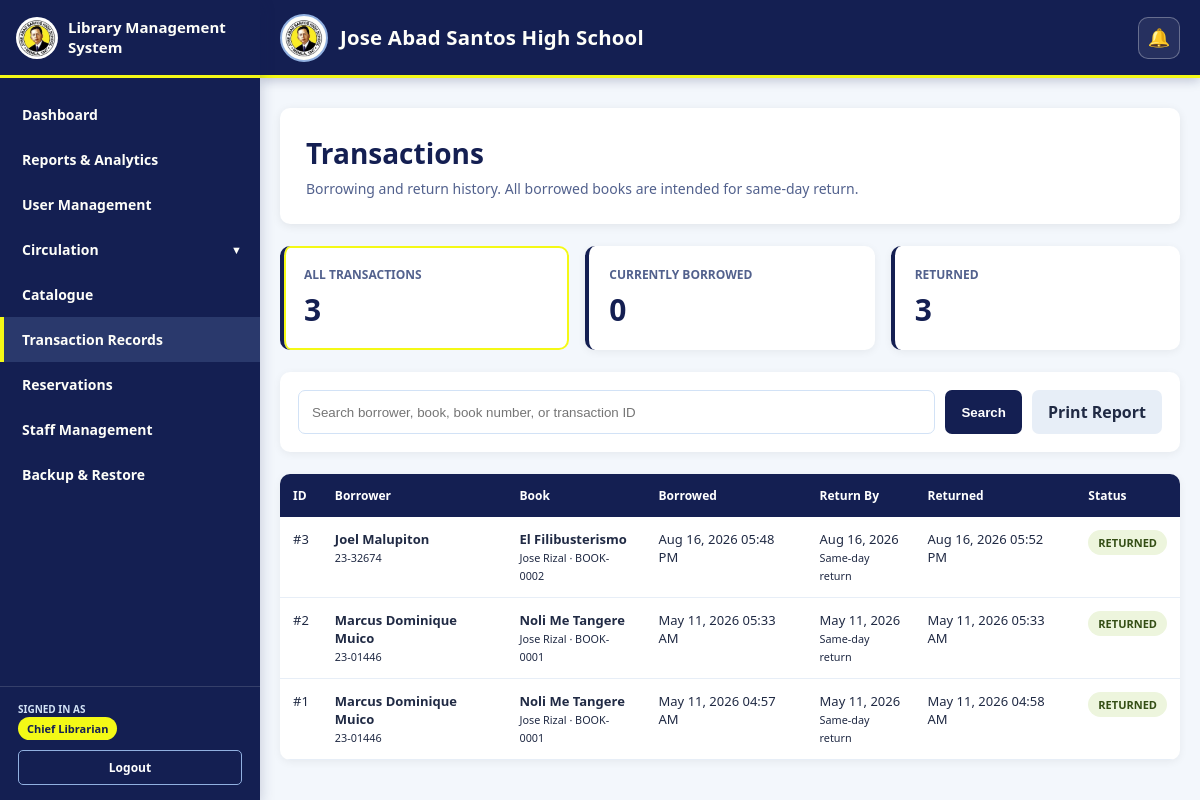
/admin/transactions.php (signed in), run on an earlier commit of the app's database.
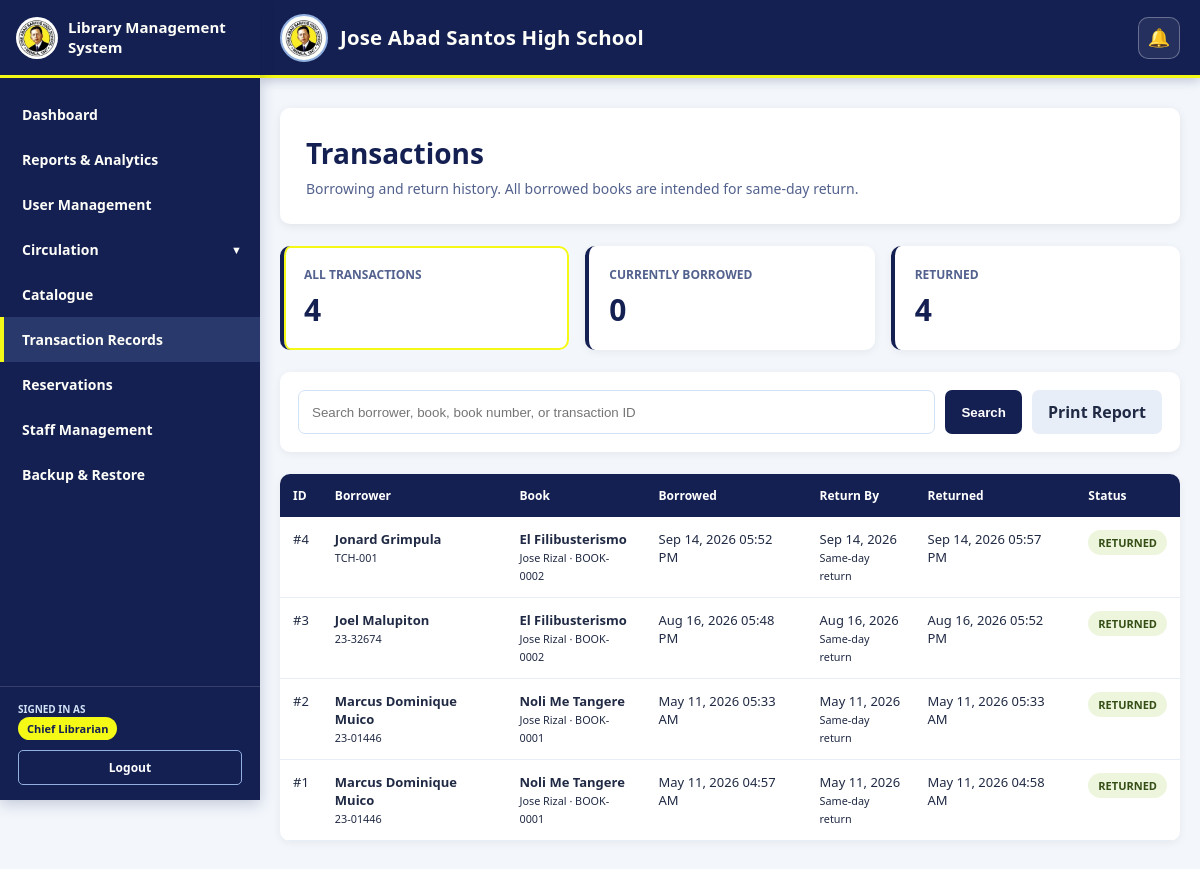
And on a later commit of the database.
### tables this page shows
CREATE TABLE `transactions` (
  `transaction_id` int NOT NULL,
  `student_id` int DEFAULT NULL,
  `teacher_id` int DEFAULT NULL,
  `book_id` int NOT NULL,
  `date_borrowed` datetime NOT NULL,
  `due_date` datetime NOT NULL,
  `return_date` datetime DEFAULT NULL,
  `status` enum('borrowed','returned') NOT NULL DEFAULT 'borrowed',
  `borrow_condition` enum('Excellent','Good','Fair','Damaged','Lost') DEFAULT NULL,
  `return_condition` enum('Excellent','Good','Fair','Damaged','Lost') DEFAULT NULL,
  `created_at` timestamp NOT NULL DEFAULT CURRENT_TIMESTAMP,
  `updated_at` timestamp NOT NULL DEFAULT CURRENT_TIMESTAMP ON UPDATE CURRENT_TIMESTAMP
);

CREATE TABLE `books` (
  `book_id` int NOT NULL,
  `title` varchar(255) NOT NULL,
  `author` varchar(255) NOT NULL,
  `co_authors` text,
  `place_of_publication` varchar(255) DEFAULT NULL,
  `publication_date` date DEFAULT NULL,
  `book_number` varchar(100) NOT NULL,
  `book_pages` int NOT NULL,
  `source_of_funds` varchar(255) DEFAULT NULL,
  `cost_price` decimal(10,2) DEFAULT NULL,
  `publisher` varchar(255) DEFAULT NULL,
  `edition` varchar(100) DEFAULT NULL,
  `volumes` varchar(100) DEFAULT NULL,
  `class` varchar(100) DEFAULT NULL,
  `type_of_material` varchar(100) DEFAULT NULL,
  `location_collection` varchar(255) DEFAULT NULL,
  `library_building` varchar(150) DEFAULT NULL,
  `shelf_number` varchar(100) DEFAULT NULL,
  `library_section` varchar(150) DEFAULT NULL,
  `qr_code` varchar(255) NOT NULL,
  `book_status` enum('available','out_of_stock','damaged','lost') NOT NULL DEFAULT 'available',
  `book_condition` varchar(20) NOT NULL DEFAULT 'New',
  `is_archived` tinyint(1) NOT NULL DEFAULT '0',
  `archived_at` datetime DEFAULT NULL,
  `archived_by` int DEFAULT NULL,
  `total_copies` int NOT NULL DEFAULT '1',
  `available_copies` int NOT NULL DEFAULT '1',
  `borrowed_copies` int NOT NULL DEFAULT '0',
  `lost_copies` int NOT NULL DEFAULT '0',
  `damaged_copies` int NOT NULL DEFAULT '0',
  `created_at` timestamp NOT NULL DEFAULT CURRENT_TIMESTAMP,
  `updated_at` timestamp NOT NULL DEFAULT CURRENT_TIMESTAMP ON UPDATE CURRENT_TIMESTAMP
);

### admin/transactions.php (the view, shortened to what the changed rows need)
<?php
require_once __DIR__ . '/../db.php';
function h($value) {
    return htmlspecialchars((string)($value ?? ''), ENT_QUOTES, 'UTF-8');
}
$filter_status = $_GET['status'] ?? 'all';
$where = ['1=1'];
$where_sql = implode(' AND ', $where);
$transactions = [];
try {
    $query = "SELECT
                t.transaction_id,
                t.date_borrowed,
                t.due_date,
                t.return_date,
                t.status,
                COALESCE(s.student_no, te.teacher_no) AS borrower_no,
                COALESCE(s.full_name, te.full_name) AS borrower_name,
                b.book_number,
                b.title AS book_title,
                b.author AS book_author
              FROM transactions t
              LEFT JOIN students s ON t.student_id = s.student_id
              LEFT JOIN teachers te ON t.teacher_id = te.teacher_id
              INNER JOIN books b ON t.book_id = b.book_id
              WHERE $where_sql
              ORDER BY t.date_borrowed DESC";
    $result = $conn->query($query);
    if ($result) {
        while ($row = $result->fetch_assoc()) {
            $transactions[] = $row;
        }
    }
} catch (Exception $e) {
    logError('Transactions page error: ' . $e->getMessage());
}
$status_counts = ['all' => 0, 'borrowed' => 0, 'returned' => 0];
try {
    $count_result = $conn->query("SELECT status, COUNT(*) AS count FROM transactions GROUP BY status");
    if ($count_result) {
        while ($row = $count_result->fetch_assoc()) {
            if (isset($status_counts[$row['status']])) {
                $status_counts[$row['status']] = (int)$row['count'];
            }
        }
    }
    $status_counts['all'] = $status_counts['borrowed'] + $status_counts['returned'];
} catch (Exception $e) {
    logError('Transaction count error: ' . $e->getMessage());
}
?>
<!DOCTYPE html>
<html lang="en">
<head>
</head>
<body>
    <?php include __DIR__ . '/../header.php'; ?>
    <main class="container">
        <section class="page-header">
            <h1>Transactions</h1>
        </section>
        <div class="stats-grid">
            <a class="stat-card <?php echo $filter_status === 'all' ? 'active' : ''; ?>" href="?status=all">
                <div class="stat-label">All Transactions</div><div class="stat-value"><?php echo $status_counts['all']; ?></div>
            </a>
            <a class="stat-card <?php echo $filter_status === 'returned' ? 'active' : ''; ?>" href="?status=returned">
                <div class="stat-label">Returned</div><div class="stat-value"><?php echo $status_counts['returned']; ?></div>
            </a>
        </div>
        <section class="table-card">
            <?php if (empty($transactions)): ?>
                <div class="empty">No transaction records found.</div>
            <?php else: ?>
                <div class="table-wrapper">
                    <table>
                        <thead>
                            <tr><th>ID</th><th>Borrower</th><th>Book</th><th>Borrowed</th><th>Return By</th><th>Returned</th><th>Status</th></tr>
                        </thead>
                        <tbody>
                        <?php foreach ($transactions as $t): ?>
                            <tr>
                                <td>#<?php echo (int)$t['transaction_id']; ?></td>
                                <td><strong><?php echo h($t['borrower_name']); ?></strong><br><small><?php echo h($t['borrower_no']); ?></small></td>
                                <td><strong><?php echo h($t['book_title']); ?></strong><br><small><?php echo h($t['book_author']); ?> · <?php echo h($t['book_number']); ?></small></td>
                                <td><?php echo h(date('M d, Y h:i A', strtotime($t['date_borrowed']))); ?></td>
                                <td><?php echo h(date('M d, Y', strtotime($t['due_date']))); ?><br><small>Same-day return</small></td>
                                <td><?php echo $t['return_date'] ? h(date('M d, Y h:i A', strtotime($t['return_date']))) : '—'; ?></td>
                                <td><span class="badge <?php echo h($t['status']); ?>"><?php echo h(ucfirst($t['status'])); ?></span></td>
                            </tr>
                        <?php endforeach; ?>
                        </tbody>
                    </table>
                </div>
            <?php endif; ?>
        </section>
    </main>
</body>
</html>

What changed in the data, as far as the page shows it:
added transactions: transaction_id "4", borrower_name "Jonard Grimpula", borrower_no "TCH-001", book.title "El Filibusterismo", book.author "Jose Rizal", book.book_number "BOOK-0002", date_borrowed "Sep 14, 2026 05:52 PM", due_date "Sep 14, 2026", return_date "Sep 14, 2026 05:57 PM", status "RETURNED"
Also different on the page:
$status_counts['all']: "3" → "4"
$status_counts['returned']: "3" → "4"
